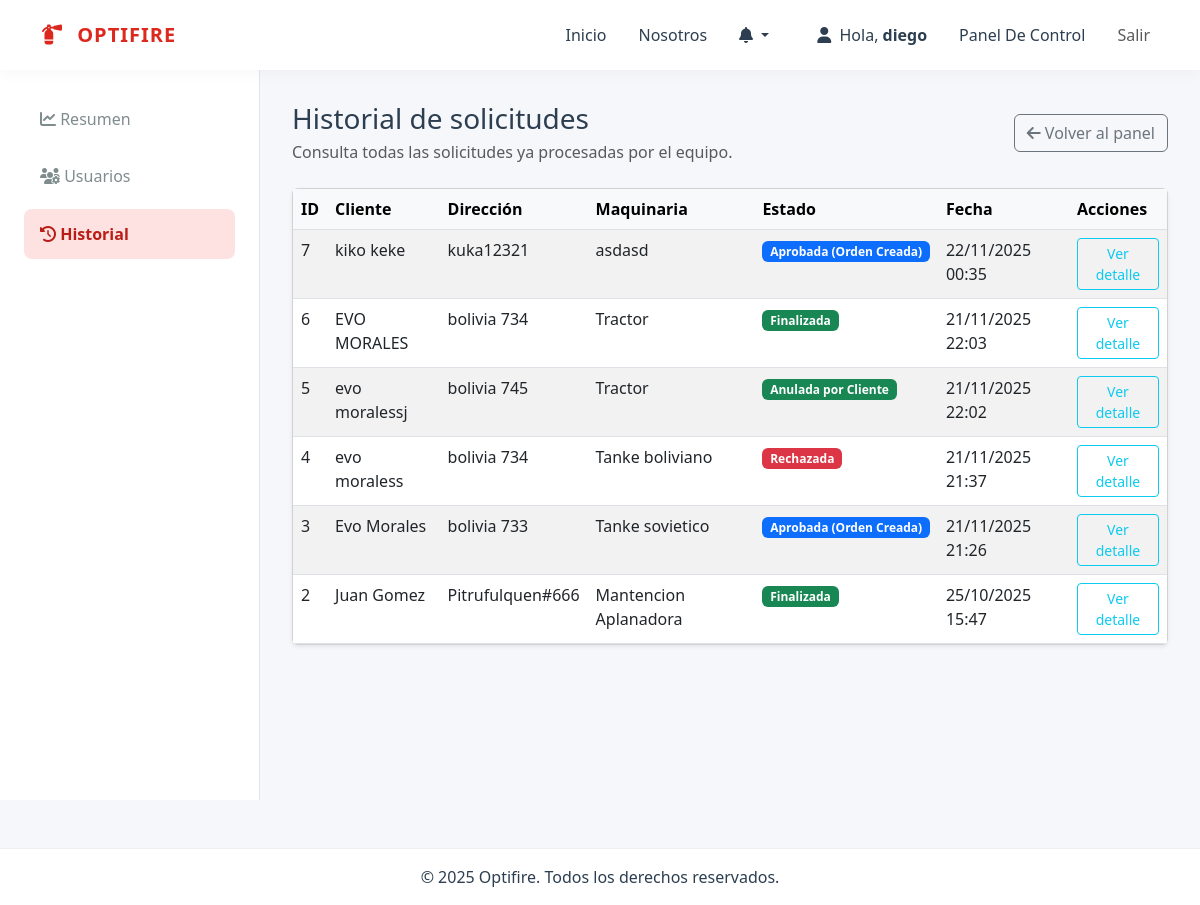
The page /usuarios/historial/ (signed in) on the database its author committed.
### usuarios/models.py (models this page shows, shortened)
class SolicitudInspeccion(models.Model):
    cliente = models.ForeignKey(User, on_delete=models.CASCADE, related_name='solicitudes_enviadas')
    nombre_cliente = models.CharField(max_length=100)
    apellido_cliente = models.CharField(max_length=100, blank=True, null=True)
    direccion = models.CharField(max_length=255)
    telefono = models.CharField(max_length=20)
    maquinaria = models.TextField(verbose_name="Maquinaria / Servicio")
    observaciones_cliente = models.TextField(blank=True, null=True)
    monto_cotizacion = models.DecimalField(max_digits=10, decimal_places=0, null=True, blank=True)
    detalle_cotizacion = models.TextField(blank=True, null=True)
    fecha_programada = models.DateField(null=True, blank=True)
    fecha_solicitud = models.DateTimeField(auto_now_add=True)
    estado = models.CharField(
        max_length=20,
        choices=EstadoSolicitud.choices,
        default=EstadoSolicitud.PENDIENTE
    )
    motivo_rechazo = models.TextField(blank=True, null=True)

### usuarios/views.py (the view)
# urls.py: path('historial/', views.historial_solicitudes, name='historial_solicitudes'),
@login_required
@user_passes_test(is_administrador)
def historial_solicitudes(request):
    historial = SolicitudInspeccion.objects.exclude(estado=EstadoSolicitud.PENDIENTE).order_by('-fecha_solicitud')
    return render(request, 'dashboards/admin/historial_solicitudes.html', {'historial': historial})

### usuarios/views.py (called while the page is built)
def check_role(user, role_name):
    return user.is_authenticated and user.groups.filter(name=role_name).exists()

def is_administrador(user): return check_role(user, Roles.ADMINISTRADOR.value) or user.is_superuser

### templates/dashboards/admin/historial_solicitudes.html
{% extends "base_dashboard.html" %}
{% block dashboard_menu %}
    {% include "includes/admin_menu.html" %}
{% endblock dashboard_menu %}
{% block dashboard_content %}
<div class="d-flex justify-content-between align-items-center mb-4">
    <div>
        <h1 class="h3 mb-1 text-gray-800">Historial de solicitudes</h1>
        <p class="text-muted mb-0">Consulta todas las solicitudes ya procesadas por el equipo.</p>
    </div>
    <a class="btn btn-outline-secondary" href="{% url 'dashboard_administrador' %}">
        <i class="fas fa-arrow-left"></i> Volver al panel
    </a>
</div>
{% if historial %}
    <div class="card shadow-sm">
        <div class="card-body p-0">
            <div class="table-responsive">
                <table class="table table-striped mb-0">
                    <thead class="table-light">
                        <tr>
                            <th scope="col">ID</th>
                            <th scope="col">Cliente</th>
                            <th scope="col">Dirección</th>
                            <th scope="col">Maquinaria</th>
                            <th scope="col">Estado</th>
                            <th scope="col">Fecha</th>
                            <th scope="col">Acciones</th>
                        </tr>
                    </thead>
                    <tbody>
                        {% for solicitud in historial %}
                        <tr>
                            <td>{{ solicitud.id }}</td>
                            <td>{{ solicitud.nombre_cliente }} {{ solicitud.apellido_cliente|default:"" }}</td>
                            <td>{{ solicitud.direccion }}</td>
                            <td>{{ solicitud.maquinaria|truncatechars:40 }}</td>
                            <td>
                                <span class="badge {% if solicitud.estado == 'APROBADA' %}bg-primary{% elif solicitud.estado == 'RECHAZADA' %}bg-danger{% else %}bg-success{% endif %}">
                                    {{ solicitud.get_estado_display }}
                                </span>
                            </td>
                            <td>{{ solicitud.fecha_solicitud|date:"d/m/Y H:i" }}</td>
                            <td>
                                <a class="btn btn-sm btn-outline-info" href="{% url 'detalle_orden' solicitud.pk %}">
                                    Ver detalle
                                </a>
                            </td>
                        </tr>
                        {% endfor %}
                    </tbody>
                </table>
            </div>
        </div>
    </div>
{% else %}
    <div class="alert alert-info">No existen registros en el historial todavía.</div>
{% endif %}
{% endblock dashboard_content %}

### templates/base_dashboard.html
{% extends "base.html" %}
{% block content %}
<div class="dashboard-wrapper">
    <nav class="sidebar">
       {% block dashboard_menu %}{% endblock %}
    </nav>
    <div class="dashboard-content">
       {% block dashboard_content %}{% endblock %}
    </div>
</div>
{% endblock %}

### templates/base.html (shortened to what this page needs)
{% load static %}
<!DOCTYPE html>
<html lang="es">
<head>
    <link href="https://cdn.jsdelivr.net/npm/bootstrap@5.3.0/dist/css/bootstrap.min.css" rel="stylesheet">
    <link rel="stylesheet" href="https://cdnjs.cloudflare.com/ajax/libs/font-awesome/6.5.2/css/all.min.css">
    <link rel="stylesheet" href="{% static 'css/style.css' %}">
</head>
<body>
    <nav class="navbar navbar-expand-lg navbar-custom sticky-top">
      <div class="container">
        <a class="navbar-brand navbar-brand-text" href="/">
            <i class="fa-solid fa-fire-extinguisher me-2"></i> OPTIFIRE
        </a>
        <div class="collapse navbar-collapse" id="navbarNav">
          <ul class="navbar-nav ms-auto">
            <li class="nav-item"><a class="nav-link nav-link-custom" href="/">Inicio</a></li>
            <li class="nav-item"><a class="nav-link nav-link-custom" href="/nosotros/">Nosotros</a></li>
            {% if user.is_authenticated %}
                <li class="nav-item dropdown me-3">
                    <a class="nav-link nav-link-custom dropdown-toggle" href="#" id="navbarDropdownNotifications" role="button" data-bs-toggle="dropdown" aria-expanded="false">
                        <i class="fa-solid fa-bell"></i>
                    </a>
                </li>
                <li class="nav-item">
                    <span class="nav-link nav-link-custom me-2">
                        <i class="fa-solid fa-user me-1"></i> Hola, <span class="fw-bold">{{ user.first_name|default:user.username }}</span>
                    </span>
                </li>
                <li class="nav-item">
                    <a class="nav-link nav-link-custom" href="{% url 'dashboard' %}">Panel De Control</a>
                </li>
                <li class="nav-item">
                    <a class="nav-link btn btn-sm btn-outline-dark ms-2" href="{% url 'logout' %}">Salir</a>
                </li>
            {% else %}
                <li class="nav-item">
                    <a class="nav-link btn btn-brand ms-2 text-white" href="{% url 'login' %}">Iniciar Sesión</a>
                </li>
            {% endif %}
          </ul>
        </div>
      </div>
    </nav>
    <main>
        {% block content %}
        {% endblock %}
    </main>
    <footer class="footer-custom mt-5 py-3">
        <div class="container text-center">
            <p class="mb-0">&copy; 2025 Optifire. Todos los derechos reservados.</p>
        </div>
    </footer>
</body>
</html>

### templates/includes/admin_menu.html
<ul class="nav flex-column flex-grow-1">
    <li class="nav-item">
        <a class="nav-link {% if request.resolver_match.url_name == 'dashboard_administrador' %}active{% endif %}" href="{% url 'dashboard_administrador' %}">
            <i class="fas fa-chart-line"></i> Resumen
        </a>
    </li>
    <li class="nav-item">
        <a class="nav-link {% if 'usuario' in request.resolver_match.url_name %}active{% endif %}" href="{% url 'admin_usuarios_list' %}">
            <i class="fas fa-users-cog"></i> Usuarios
        </a>
    </li>
    <li class="nav-item">
        <a class="nav-link {% if 'historial' in request.resolver_match.url_name %}active{% endif %}" href="{% url 'historial_solicitudes' %}">
            <i class="fas fa-history"></i> Historial
        </a>
    </li>
</ul>

### static/css/style.css (style rules this page uses)
:root { --primary-color: #DC281E; --primary-dark: #b91d15; --secondary-color: #F05A22; --accent-color: #FFC20E; --background-color: #F5F7FA; --container-color: #FFFFFF; --text-main: #2c3e50; --text-secondary: #7f8c8d; --sidebar-width: 260px; --header-height: 70px; --brand-gradient: linear-gradient(135deg, #DC281E 0%, #F05A22 100%); --shadow-soft: 0 2px 15px rgba(0, 0, 0, 0.04); --border-radius: 8px; }
body { background-color: var(--background-color); color: var(--text-main); font-family: 'Segoe UI', Roboto, sans-serif; min-height: 100vh; display: flex; flex-direction: column; overflow-x: hidden; }
a { text-decoration: none; }
.navbar-custom { background-color: var(--container-color); box-shadow: var(--shadow-soft); height: var(--header-height); z-index: 1000; }
.navbar-brand-text { color: var(--primary-color) !important; font-weight: 800; letter-spacing: 1px; }
.nav-link-custom { color: var(--text-main) !important; font-weight: 500; margin: 0 0.5rem; }
.dashboard-wrapper { display: flex; min-height: calc(100vh - var(--header-height)); }
.sidebar { width: var(--sidebar-width); background: var(--container-color); border-right: 1px solid #e1e4e8; display: flex; flex-direction: column; padding: 1.5rem; flex-shrink: 0; }
.sidebar .nav-link { color: var(--text-secondary); padding: 0.8rem 1rem; border-radius: var(--border-radius); margin-bottom: 0.5rem; font-weight: 500; }
.sidebar .nav-link.active { background-color: #fee2e2; color: var(--primary-dark); font-weight: 700; }
.dashboard-content { flex-grow: 1; padding: 2rem; overflow-y: auto; }
.footer-custom { background-color: var(--container-color); padding: 1.5rem 0; margin-top: auto; border-top: 1px solid #eee; }

### rows shown on the page
SolicitudInspeccion: id "7", nombre_cliente "kiko", apellido_cliente "keke", direccion "kuka12321", maquinaria "asdasd", estado "Aprobada (Orden Creada)", fecha_solicitud "22/11/2025 00:35"
SolicitudInspeccion: id "6", nombre_cliente "EVO", apellido_cliente "MORALES", direccion "bolivia 734", maquinaria "Tractor", estado "Finalizada", fecha_solicitud "21/11/2025 22:03"
SolicitudInspeccion: id "5", nombre_cliente "evo", apellido_cliente "moralessj", direccion "bolivia 745", maquinaria "Tractor", estado "Anulada por Cliente", fecha_solicitud "21/11/2025 22:02"
SolicitudInspeccion: id "4", nombre_cliente "evo", apellido_cliente "moraless", direccion "bolivia 734", maquinaria "Tanke boliviano", estado "Rechazada", fecha_solicitud "21/11/2025 21:37"
SolicitudInspeccion: id "3", nombre_cliente "Evo", apellido_cliente "Morales", direccion "bolivia 733", maquinaria "Tanke sovietico", estado "Aprobada (Orden Creada)", fecha_solicitud "21/11/2025 21:26"
SolicitudInspeccion: id "2", nombre_cliente "Juan", apellido_cliente "Gomez", direccion "Pitrufulquen#666", maquinaria "Mantencion Aplanadora", estado "Finalizada", fecha_solicitud "25/10/2025 15:47"

### other values the page prints
{{ user.first_name|default:user.username }} "diego"
